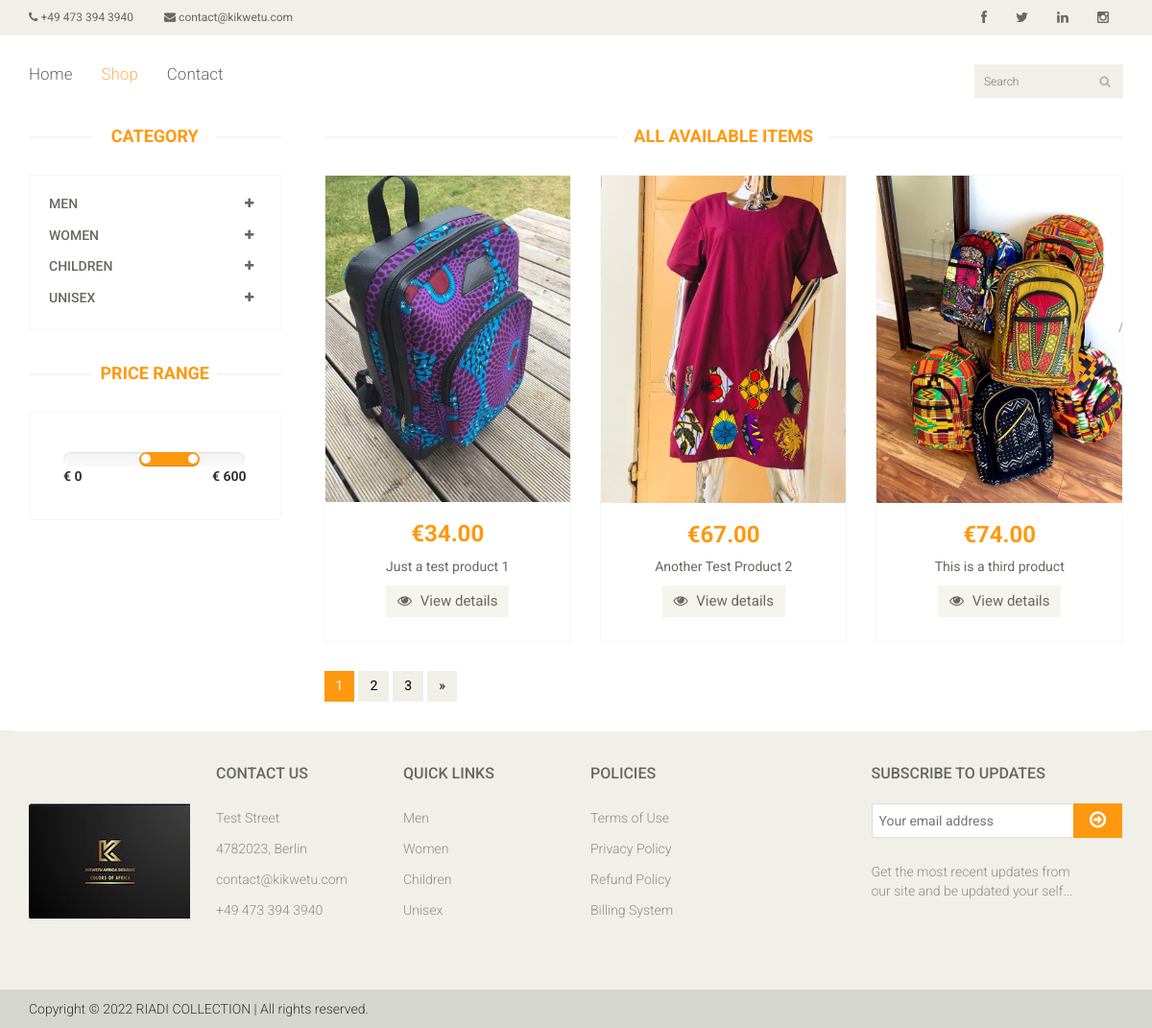
The app's page /shop/ with its own data.
### publicsite/models.py (models this page shows, shortened)
class GeneralInfo(models.Model):
    email_address = models.CharField(max_length=150, null=True, blank=True)
    phone_number = models.CharField(max_length=150, null=True, blank=True)
    facebook_link = models.TextField(null=True, blank=True)
    twitter_link = models.TextField(null=True, blank=True)
    linkedin_link = models.TextField(null=True, blank=True)
    instagram_link = models.TextField(null=True, blank=True)
    street_name = models.CharField(max_length=150, null=True, blank=True)
    zip_code = models.CharField(max_length=150, null=True, blank=True)
    city = models.CharField(max_length=150, null=True, blank=True)
    currency = models.ForeignKey(Currency, null=True, on_delete=models.SET_NULL)
    active = models.BooleanField(default=False)

### products/models.py (models this page shows, shortened)
class ProductCategory(models.Model):
    category = models.CharField(max_length=64)
    description = models.TextField(null=True, blank=True)

class ProductItem(models.Model):
    product_uuid = models.CharField(unique=True, default=uuid.uuid4, max_length=100, db_index=True)
    name = models.CharField(max_length=250)
    description = models.TextField(blank=True, null=True)
    specifications = models.TextField(null=True, blank=True)
    price = models.DecimalField(decimal_places=2, max_digits=20)
    promotion_price = models.DecimalField(decimal_places=2, null=True, blank=True, max_digits=20)
    preview_image = models.ImageField(
        upload_to='uploads',
        null=True, blank=True,
        help_text='Image Size should be 268x249'
    )
    main_image = models.ImageField(
        upload_to='uploads',
        null=True, blank=True,
        help_text='Image Size should be 266x381'
    )
    recommend_image = models.ImageField(
        upload_to='uploads',
        null=True, blank=True,
        help_text='Image Size should be 268x134'
    )
    in_stock = models.BooleanField(default=True)
    category = models.ForeignKey(ProductCategory, null=True, blank=True, on_delete=models.SET_NULL)
    subcategory = models.ForeignKey(ProductSubcategory, null=True, blank=True, on_delete=models.SET_NULL)
    added_at = models.DateTimeField(auto_now_add=True)
    edited_at = models.DateTimeField(auto_now=True)

### products/views.py (the view, shortened to what this page needs)
# urls.py: path('shop/', include('products.urls')),
def shop(request):
    category = request.GET.get('category', 0)
    subcategory = request.GET.get('subcategory', 0)
    products = ProductItem.objects.all()
    categories = ProductCategory.objects.prefetch_related('subcategories').all()
    site_info = GeneralInfo.objects.filter(active=True).first()
    return render(request, 'shop.html', {
        'page': 'SHOP',
        'shop_active': True,
        'products': products,
        'categories': categories,
        'footer_categories': categories[:4],
        'site_info': site_info
    })

### templates/shop.html (shortened to what this page needs)
{% extends "base.html" %}
{% load static %}
{% block content %}
  <section>
    <div class="container">
      <div class="row">
        <div class="col-sm-3">
          {% include 'left-sidebar.html' %}
        </div>
        <div class="col-sm-9 padding-right">
          {% if products.count %}
            <div class="features_items">
              <h2 class="title text-center">All Available Items</h2>
              {% for product in products %}
                <div class="col-sm-4">
                  <div class="product-image-wrapper">
                    <div class="single-products">
                      <div class="productinfo text-center">
                        <img src="{{ product.preview_image.url }}" alt=""/>
                        <h2>€{{ product.price }}</h2>
                        <p>{{ product.name }}</p>
                        <a href="{% url 'product-detail' product.id %}" class="btn btn-default add-to-cart">
                          <i class="fa fa-eye"></i>
                          View details
                        </a>
                      </div>
                      <div class="product-overlay">
                        <div class="overlay-content">
                        </div>
                      </div>
                    </div>
                  </div>
                </div>
              {% endfor %}
              <ul class="pagination">
                <li class="active"><a href="">1</a></li>
                <li><a href="">2</a></li>
                <li><a href="">3</a></li>
                <li><a href="">&raquo;</a></li>
              </ul>
            </div>
          {% else %}
            <div class="alert alert-info text-center" role="alert">
              No item(s) was found that matches the filter creteria!! <br>
              Kindly check again later <br><br>
            <p><a href="{% url 'shop' %}">Back to all items</a></p>
            </div>
          {% endif %}
        </div>
      </div>
    </div>
  </section>
{% endblock %}

### templates/base.html (shortened to what this page needs)
{% load static %}
<!DOCTYPE html>
<html lang="en">
<head>
  <link href="{% static  'css/bootstrap.min.css' %}" rel="stylesheet">
  <link href="{% static 'css/font-awesome.min.css' %}" rel="stylesheet">
  <link href="{% static 'css/prettyPhoto.css' %}" rel="stylesheet">
  <link href="{% static 'css/price-range.css' %}" rel="stylesheet">
  <link href="{% static 'css/animate.css' %}" rel="stylesheet">
  <link href="{% static 'css/main.css' %}" rel="stylesheet">
  <link href="{% static 'css/responsive.css' %}" rel="stylesheet">
</head>
<body>
<header id="header">
  <div class="header_top">
    <div class="container">
      <div class="row">
        <div class="col-sm-6">
          <div class="contactinfo">
            <ul class="nav nav-pills">
              <li><a href="#"><i class="fa fa-phone"></i> {{ site_info.phone_number }}</a></li>
              <li><a href="#"><i class="fa fa-envelope"></i> {{ site_info.email_address }}</a></li>
            </ul>
          </div>
        </div>
        <div class="col-sm-6">
          <div class="social-icons pull-right">
            <ul class="nav navbar-nav">
              <li><a href="{{ site_info.facebook_link }}"><i class="fa fa-facebook"></i></a></li>
              <li><a href="{{ site_info.twitter_link }}"><i class="fa fa-twitter"></i></a></li>
              <li><a href="{{ site_info.linkedin_link }}"><i class="fa fa-linkedin"></i></a></li>
              <li><a href="{{ site_info.instagram_link }}"><i class="fa fa-instagram"></i></a></li>
            </ul>
          </div>
        </div>
      </div>
    </div>
  </div>
  <div class="header-bottom">
    <div class="container">
      <div class="row">
        <div class="col-sm-9">
          <div class="mainmenu pull-left">
            <ul class="nav navbar-nav collapse navbar-collapse">
              <li><a href="{% url 'index' %}" class="{% if home_active %}active{% endif %}">Home</a></li>
              <li><a href="{% url 'shop' %}" class="{% if shop_active %}active{% endif %}">Shop</a></li>
              <li><a href="{% url 'contact' %}" class="{% if contact_active %}active{% endif %}">Contact</a></li>
            </ul>
          </div>
        </div>
        <div class="col-sm-3">
          <div class="search_box pull-right">
            <input type="text" placeholder="Search"/>
          </div>
        </div>
      </div>
    </div>
  </div>
</header>
<section class="body-space">
{% block content %} {% endblock %}
</section>
<footer id="footer">
  <div class="footer-widget">
    <div class="container">
      <div class="row">
        <div class="col-sm-2">
          <div class="single-widget">
            <br><br><br>
            <img src="{% static 'images/website/logo.jpeg' %}" alt="">
          </div>
        </div>
        <div class="col-sm-2">
          <div class="single-widget">
            <h2>Contact Us</h2>
            <ul class="nav nav-pills nav-stacked">
              <li><a href="#">{{ site_info.street_name }}</a></li>
              <li><a href="#">{{ site_info.zip_code }}, {{ site_info.city }}</a></li>
              <li><a href="#">{{ site_info.email_address }}</a></li>
              <li><a href="#">{{ site_info.phone_number }}</a></li>
            </ul>
          </div>
        </div>
        <div class="col-sm-2">
          <div class="single-widget">
            <h2>Quick Links</h2>
            <ul class="nav nav-pills nav-stacked">
              {% for item in footer_categories %}
                <li><a href="{% url 'shop' %}?category={{ item.id }}">{{ item.category }}</a></li>
              {% endfor %}
            </ul>
          </div>
        </div>
        <div class="col-sm-2">
          <div class="single-widget">
            <h2>Policies</h2>
            <ul class="nav nav-pills nav-stacked">
              <li><a href="{% url 'policy' 'terms_use' %}">Terms of Use</a></li>
              <li><a href="{% url 'policy' 'privacy' %}">Privacy Policy</a></li>
              <li><a href="{% url 'policy' 'refund' %}">Refund Policy</a></li>
              <li><a href="{% url 'policy' 'billing' %}">Billing System</a></li>
            </ul>
          </div>
        </div>
        <div class="col-sm-3 col-sm-offset-1">
          <div class="single-widget">
            <h2>Subscribe to updates</h2>
            <form action="#" class="searchform">
              <input type="text" placeholder="Your email address"/>
              <button type="submit" class="btn btn-default"><i class="fa fa-arrow-circle-o-right"></i></button>
              <p>Get the most recent updates from <br/>our site and be updated your self...</p>
            </form>
          </div>
        </div>
      </div>
    </div>
  </div>
  <div class="footer-bottom">
    <div class="container">
      <div class="row">
        <p class="pull-left">Copyright © 2022 RIADI COLLECTION | All rights reserved.</p>
      </div>
    </div>
  </div>
</footer>
</body>
</html>

### templates/left-sidebar.html (shortened to what this page needs)
<div class="left-sidebar">
  <h2>Category</h2>
  <div class="panel-group category-products" id="accordian">
    {% for category in categories %}
      <div class="panel panel-default">
        <div class="panel-heading">
          <h4 class="panel-title">
            <a data-toggle="collapse" data-parent="#accordian" href="#{{ category.category }}-{{ category.id }}">
              <span class="badge pull-right"><i class="fa fa-plus"></i></span>
              {{ category.category }}
            </a>
          </h4>
        </div>
      </div>
    {% endfor %}
  </div>
  <div class="price-range">
    <h2>Price Range</h2>
    <div class="well">
             data-slider-value="[250,450]" id="sl2"><br/>
      <b>€ 0</b> <b class="pull-right">€ 600</b>
    </div>
  </div>
</div>

### records on screen
GeneralInfo: phone_number "+49 473 394 3940", email_address "contact@kikwetu.com", street_name "Test Street", zip_code "4782023", city "Berlin"
ProductCategory: category "MEN", category "Men"
ProductCategory: category "WOMEN", category "Women"
ProductCategory: category "CHILDREN", category "Children"
ProductCategory: category "UNISEX", category "Unisex"
ProductItem: preview_image (picture), price "34.00", name "Just a test product 1"
ProductItem: preview_image (picture), price "67.00", name "Another Test Product 2"
ProductItem: preview_image (picture), price "74.00", name "This is a third product"
